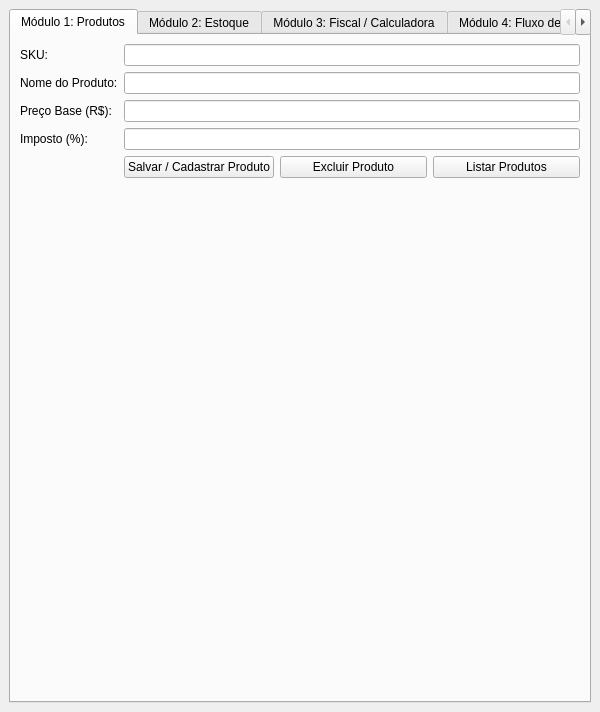
<?xml version="1.0" encoding="UTF-8"?>
<ui version="4.0">
 <class>MainWindow</class>
 <widget class="QMainWindow" name="MainWindow">
  <property name="geometry">
   <rect>
    <x>0</x>
    <y>0</y>
    <width>600</width>
    <height>400</height>
   </rect>
  </property>
  <property name="windowTitle">
   <string>Squad FISC - Dashboard</string>
  </property>
  <widget class="QWidget" name="centralwidget">
   <layout class="QVBoxLayout" name="verticalLayout">
    <item>
     <widget class="QTabWidget" name="tabWidget">
      <property name="currentIndex">
       <number>0</number>
      </property>

      <!-- ABA 1: PRODUTOS -->
      <widget class="QWidget" name="tab_produtos">
       <attribute name="title">
        <string>Módulo 1: Produtos</string>
       </attribute>
       <layout class="QFormLayout" name="formLayout_prod">
        <item row="0" column="0">
         <widget class="QLabel" name="label_sku"><property name="text"><string>SKU:</string></property></widget>
        </item>
        <item row="0" column="1">
         <widget class="QLineEdit" name="input_sku"/>
        </item>
        <item row="1" column="0">
         <widget class="QLabel" name="label_nome"><property name="text"><string>Nome do Produto:</string></property></widget>
        </item>
        <item row="1" column="1">
         <widget class="QLineEdit" name="input_nome"/>
        </item>
        <item row="2" column="0">
         <widget class="QLabel" name="label_preco"><property name="text"><string>Preço Base (R$):</string></property></widget>
        </item>
        <item row="2" column="1">
         <widget class="QLineEdit" name="input_preco"/>
        </item>
        <item row="3" column="0">
         <widget class="QLabel" name="label_imposto"><property name="text"><string>Imposto (%):</string></property></widget>
        </item>
        <item row="3" column="1">
         <widget class="QLineEdit" name="input_imposto"/>
        </item>
        <item row="4" column="1">
         <layout class="QHBoxLayout">
          <item>
           <widget class="QPushButton" name="btn_salvar_produto">
            <property name="text"><string>Salvar / Cadastrar Produto</string></property>
           </widget>
          </item>
          <item>
           <widget class="QPushButton" name="btn_excluir_produto">
            <property name="text"><string>Excluir Produto</string></property>
           </widget>
          </item>
          <item>
           <widget class="QPushButton" name="btn_listar_produtos">
            <property name="text"><string>Listar Produtos</string></property>
           </widget>
          </item>
         </layout>
        </item>
       </layout>
      </widget>

      <!-- ABA 2: ESTOQUE -->
      <widget class="QWidget" name="tab_estoque">
       <attribute name="title">
        <string>Módulo 2: Estoque</string>
       </attribute>
       <layout class="QFormLayout" name="formLayout_est">
        <item row="0" column="0">
         <widget class="QLabel" name="label_est_sku"><property name="text"><string>SKU do Produto:</string></property></widget>
        </item>
        <item row="0" column="1">
         <widget class="QLineEdit" name="input_est_sku"/>
        </item>
        <item row="1" column="0">
         <widget class="QLabel" name="label_est_qtd"><property name="text"><string>Quantidade:</string></property></widget>
        </item>
        <item row="1" column="1">
         <widget class="QSpinBox" name="input_est_qtd">
             <property name="maximum"><number>99999</number></property>
         </widget>
        </item>
        <item row="2" column="0">
         <widget class="QLabel" name="label_est_motivo"><property name="text"><string>Motivo:</string></property></widget>
        </item>
        <item row="2" column="1">
         <widget class="QLineEdit" name="input_est_motivo">
          <property name="placeholderText"><string>Ex: Compra fornecedor, Venda cliente...</string></property>
         </widget>
        </item>
        <item row="3" column="1">
         <layout class="QHBoxLayout">
          <item>
           <widget class="QPushButton" name="btn_est_entrada">
            <property name="text"><string>🛒 Comprar (Entrada)</string></property>
           </widget>
          </item>
          <item>
           <widget class="QPushButton" name="btn_est_saida">
            <property name="text"><string>💰 Vender (Saída)</string></property>
           </widget>
          </item>
          <item>
           <widget class="QPushButton" name="btn_est_consultar">
            <property name="text"><string>Consultar Saldo</string></property>
           </widget>
          </item>
          <item>
           <widget class="QPushButton" name="btn_est_historico">
            <property name="text"><string>📋 Histórico</string></property>
           </widget>
          </item>
         </layout>
        </item>
       </layout>
      </widget>

      <!-- ABA 3: FISCAL / NFe -->
      <widget class="QWidget" name="tab_fiscal">
       <attribute name="title">
        <string>Módulo 3: Fiscal / Calculadora</string>
       </attribute>
       <layout class="QVBoxLayout" name="verticalLayout_fisc">
        <item>
         <layout class="QHBoxLayout">
          <item>
           <widget class="QLabel" name="label_fisc_sku"><property name="text"><string>SKU:</string></property></widget>
          </item>
          <item>
           <widget class="QLineEdit" name="input_fisc_sku"/>
          </item>
          <item>
           <widget class="QLabel" name="label_fisc_qtd"><property name="text"><string>Qtd:</string></property></widget>
          </item>
          <item>
           <widget class="QSpinBox" name="input_fisc_qtd">
               <property name="minimum"><number>1</number></property>
               <property name="maximum"><number>9999</number></property>
           </widget>
          </item>
         </layout>
        </item>
        <item>
         <widget class="QPushButton" name="btn_fisc_calcular">
          <property name="text"><string>Calcular Intent (Chamada PHP)</string></property>
         </widget>
        </item>
        <item>
         <widget class="QTextEdit" name="txt_fisc_resultado">
          <property name="readOnly"><bool>true</bool></property>
          <property name="placeholderText"><string>O resultado do cálculo retornará do PHP em formato JSON para exibição aqui. Em produção, este será o retorno da API.</string></property>
         </widget>
        </item>
       </layout>
      </widget>

      <!-- ABA 4: FLUXO DE CAIXA -->
      <widget class="QWidget" name="tab_caixa">
       <attribute name="title">
        <string>Módulo 4: Fluxo de Caixa</string>
       </attribute>
       <layout class="QVBoxLayout" name="verticalLayout_caixa">
        <item>
         <widget class="QPushButton" name="btn_caixa_atualizar">
          <property name="text"><string>Atualizar Resumo Financeiro</string></property>
         </widget>
        </item>
        <item>
         <widget class="QTextEdit" name="txt_caixa_saldo">
          <property name="readOnly"><bool>true</bool></property>
         </widget>
        </item>
       </layout>
      </widget>

     <!-- ABA 5: NOTA FISCAL (MOD5) -->
      <widget class="QWidget" name="tab_nota_fiscal">
       <attribute name="title">
        <string>Módulo 5: Nota Fiscal</string>
       </attribute>
       <layout class="QVBoxLayout" name="verticalLayout_nf">

        <!-- Seção: Criar Intenção -->
        <item>
         <widget class="QGroupBox" name="group_nf_cabecalho">
          <property name="title"><string>Abrir Nova Intenção de Nota Fiscal</string></property>
          <layout class="QFormLayout" name="formLayout_nf">
           <item row="0" column="0">
            <widget class="QLabel" name="label_nf_numero">
             <property name="text"><string>Número da Nota:</string></property>
            </widget>
           </item>
           <item row="0" column="1">
            <widget class="QLineEdit" name="input_nf_numero">
             <property name="placeholderText"><string>Ex: NF-2026-001</string></property>
            </widget>
           </item>
           <item row="1" column="0">
            <widget class="QLabel" name="label_nf_descricao">
             <property name="text"><string>Descrição / Cliente:</string></property>
            </widget>
           </item>
           <item row="1" column="1">
            <widget class="QLineEdit" name="input_nf_descricao">
             <property name="placeholderText"><string>Ex: Venda para Cliente XPTO</string></property>
            </widget>
           </item>
           <item row="2" column="1">
            <widget class="QPushButton" name="btn_nf_criar">
             <property name="text"><string>📄 Abrir Nova Intenção de Nota</string></property>
            </widget>
           </item>
          </layout>
         </widget>
        </item>

        <!-- Seção: Adicionar Item à Nota -->
        <item>
         <widget class="QGroupBox" name="group_nf_item">
          <property name="title"><string>Adicionar Item à Nota</string></property>
          <layout class="QFormLayout" name="formLayout_nf_item">
           <item row="0" column="0">
            <widget class="QLabel" name="label_nf_item_nota">
             <property name="text"><string>Nº da Nota:</string></property>
            </widget>
           </item>
           <item row="0" column="1">
            <widget class="QLineEdit" name="input_nf_item_nota">
             <property name="placeholderText"><string>Ex: NF-2026-001</string></property>
            </widget>
           </item>
           <item row="1" column="0">
            <widget class="QLabel" name="label_nf_item_sku">
             <property name="text"><string>SKU do Produto:</string></property>
            </widget>
           </item>
           <item row="1" column="1">
            <widget class="QLineEdit" name="input_nf_item_sku"/>
           </item>
           <item row="2" column="0">
            <widget class="QLabel" name="label_nf_validar">
             <property name="text"><string>Validação:</string></property>
            </widget>
           </item>
           <item row="2" column="1">
            <layout class="QHBoxLayout">
             <item>
              <widget class="QPushButton" name="btn_nf_validar_sku">
               <property name="text"><string>🔍 Validar SKU</string></property>
              </widget>
             </item>
             <item>
              <widget class="QLabel" name="label_nf_sku_status">
               <property name="text"><string>—</string></property>
              </widget>
             </item>
            </layout>
           </item>
           <item row="3" column="0">
            <widget class="QLabel" name="label_nf_item_qtd">
             <property name="text"><string>Quantidade:</string></property>
            </widget>
           </item>
           <item row="3" column="1">
            <widget class="QSpinBox" name="input_nf_item_qtd">
             <property name="minimum"><number>1</number></property>
             <property name="maximum"><number>9999</number></property>
            </widget>
           </item>
           <item row="4" column="1">
            <widget class="QPushButton" name="btn_nf_add_item">
             <property name="text"><string>🧮 Calcular e Adicionar Item</string></property>
            </widget>
           </item>
          </layout>
         </widget>
        </item>

        <!-- Seção: Itens da Nota Selecionada -->
        <item>
         <widget class="QLabel" name="label_nf_itens">
          <property name="text"><string>Itens da Nota (por número):</string></property>
         </widget>
        </item>
        <item>
         <widget class="QTextEdit" name="txt_nf_itens">
          <property name="readOnly"><bool>true</bool></property>
          <property name="placeholderText"><string>Os itens calculados da nota aparecerão aqui.</string></property>
         </widget>
        </item>

        <!-- Seção: Totais da Nota -->
        <item>
         <widget class="QPushButton" name="btn_nf_totais">
          <property name="text"><string>📊 Ver Totais da Nota</string></property>
         </widget>
        </item>
        <item>
         <widget class="QTextEdit" name="txt_nf_totais">
          <property name="readOnly"><bool>true</bool></property>
          <property name="placeholderText"><string>O resumo financeiro consolidado da nota aparecerá aqui.</string></property>
         </widget>
        </item>

        <!-- Seção: Emitir Nota (MOD5 - Baixa de Estoque) -->
        <item>
         <widget class="QPushButton" name="btn_nf_emitir">
          <property name="text"><string>📤 Emitir Nota e Baixar Estoque Automaticamente</string></property>
         </widget>
        </item>

        <!-- Seção: Status / Histórico -->
        <item>
         <widget class="QLabel" name="label_nf_historico">
          <property name="text"><string>Notas Fiscais Abertas:</string></property>
         </widget>
        </item>
        <item>
         <widget class="QTextEdit" name="txt_nf_status">
          <property name="readOnly"><bool>true</bool></property>
          <property name="placeholderText"><string>As intenções de nota fiscal abertas aparecerão aqui.</string></property>
         </widget>
        </item>

       </layout>
      </widget>

     </widget>
    </item>
   </layout>
  </widget>
 </widget>
</ui>
